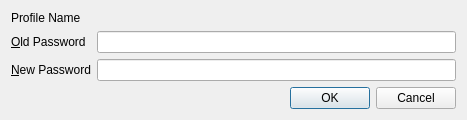
<?xml version="1.0" encoding="UTF-8"?>
<ui version="4.0">
 <class>ChangePasswordDialogBase</class>
 <widget class="QDialog" name="ChangePasswordDialogBase">
  <property name="geometry">
   <rect>
    <x>0</x>
    <y>0</y>
    <width>467</width>
    <height>112</height>
   </rect>
  </property>
  <property name="windowTitle">
   <string>Change Password</string>
  </property>
  <layout class="QGridLayout" name="gridLayout">
   <item row="0" column="0">
    <widget class="QLabel" name="label">
     <property name="text">
      <string>Profile Name</string>
     </property>
     <property name="buddy">
      <cstring>leProfile</cstring>
     </property>
    </widget>
   </item>
   <item row="0" column="1">
    <widget class="QLabel" name="leProfile"/>
   </item>
   <item row="1" column="0">
    <widget class="QLabel" name="label_4">
     <property name="text">
      <string>&amp;Old Password</string>
     </property>
     <property name="buddy">
      <cstring>leOldPassword</cstring>
     </property>
    </widget>
   </item>
   <item row="1" column="1">
    <widget class="QLineEdit" name="leOldPassword">
     <property name="echoMode">
      <enum>QLineEdit::Password</enum>
     </property>
    </widget>
   </item>
   <item row="2" column="0">
    <widget class="QLabel" name="label_5">
     <property name="text">
      <string>&amp;New Password</string>
     </property>
     <property name="buddy">
      <cstring>lePassword</cstring>
     </property>
    </widget>
   </item>
   <item row="2" column="1">
    <widget class="QLineEdit" name="lePassword">
     <property name="echoMode">
      <enum>QLineEdit::Password</enum>
     </property>
    </widget>
   </item>
   <item row="3" column="0" colspan="2">
    <widget class="QDialogButtonBox" name="buttonBox">
     <property name="orientation">
      <enum>Qt::Horizontal</enum>
     </property>
     <property name="standardButtons">
      <set>QDialogButtonBox::Cancel|QDialogButtonBox::Ok</set>
     </property>
    </widget>
   </item>
  </layout>
 </widget>
 <tabstops>
  <tabstop>leOldPassword</tabstop>
  <tabstop>lePassword</tabstop>
  <tabstop>buttonBox</tabstop>
 </tabstops>
 <resources/>
 <connections>
  <connection>
   <sender>buttonBox</sender>
   <signal>accepted()</signal>
   <receiver>ChangePasswordDialogBase</receiver>
   <slot>accept()</slot>
   <hints>
    <hint type="sourcelabel">
     <x>222</x>
     <y>188</y>
    </hint>
    <hint type="destinationlabel">
     <x>157</x>
     <y>204</y>
    </hint>
   </hints>
  </connection>
  <connection>
   <sender>buttonBox</sender>
   <signal>rejected()</signal>
   <receiver>ChangePasswordDialogBase</receiver>
   <slot>reject()</slot>
   <hints>
    <hint type="sourcelabel">
     <x>277</x>
     <y>188</y>
    </hint>
    <hint type="destinationlabel">
     <x>281</x>
     <y>204</y>
    </hint>
   </hints>
  </connection>
 </connections>
</ui>
